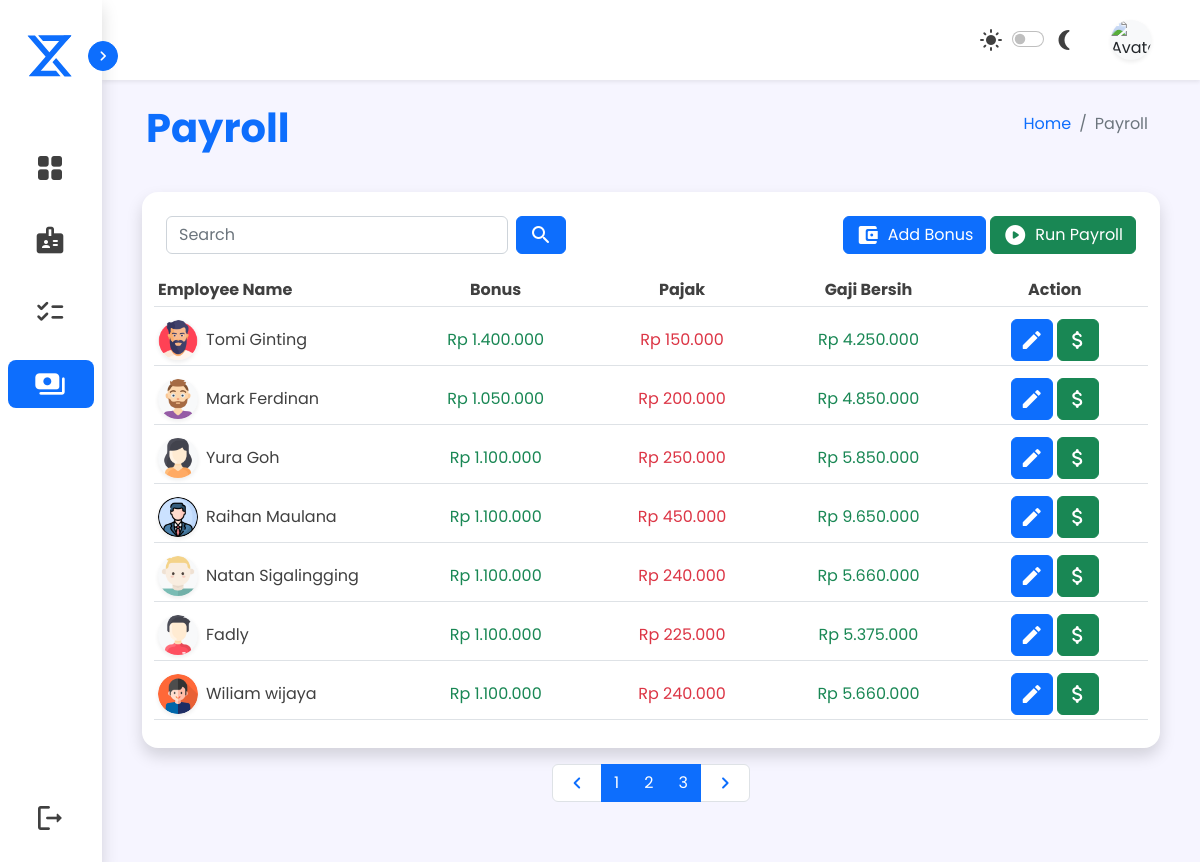
Page /sources/admin/admin-payroll.php (signed in) on the earlier database version.
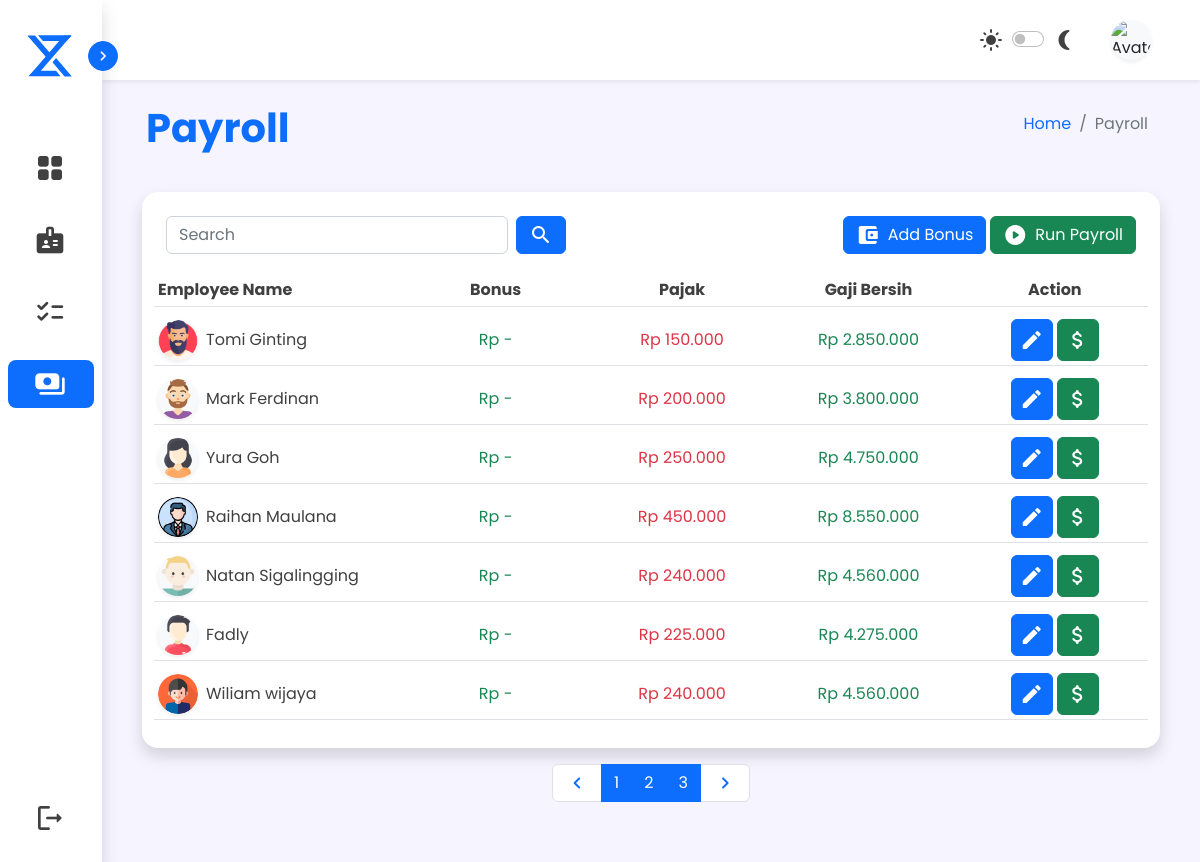
Same page on the later database version.
### tables this page shows
CREATE TABLE `karyawan_tetap` (
  `id` int(20) NOT NULL,
  `kode_karyawan` varchar(7) NOT NULL,
  `nama` varchar(50) NOT NULL,
  `nip` varchar(20) NOT NULL,
  `tanggal` date NOT NULL,
  `tempat` varchar(20) NOT NULL,
  `alamat` varchar(150) NOT NULL,
  `foto` varchar(100) NOT NULL,
  `posisi` varchar(20) NOT NULL,
  `jenis_kelamin` varchar(10) NOT NULL,
  `gaji` bigint(30) NOT NULL
);

CREATE TABLE `daftar_gaji` (
  `id` int(11) NOT NULL,
  `kode_karyawan` varchar(10) NOT NULL,
  `nama` varchar(50) NOT NULL,
  `invoice` varchar(12) NOT NULL,
  `bulan` varchar(20) NOT NULL,
  `date_lengkap` varchar(20) NOT NULL,
  `gaji_pokok` bigint(50) NOT NULL,
  `bonus` bigint(50) NOT NULL,
  `pajak` bigint(50) NOT NULL,
  `gaji_bersih` bigint(50) NOT NULL
);

### sources/admin/admin-payroll.php (the view, shortened to what the changed rows need)
<!DOCTYPE html>
<html lang="en">
<head>
    <link href="https://cdn.jsdelivr.net/npm/bootstrap@5.2.2/dist/css/bootstrap.min.css" rel="stylesheet" />
    <link rel="stylesheet" href="../../assets/style/main.css">
</head>
<?php
include '../../php/koneksi.php';
?>
<body class="d-none">
    <div class="content col d-flex flex-column gap-3 mb-5">
        <div class="d-flex flex-column gap-4 px-2">
            <div class="d-flex header my-2 mx-0 mx-lg-4 px-1">
                <div class="d-flex flex-column flex-lg-row col justify-content-between px-1 px-lg-2">
                    <h1 class="fw-bold header">Payroll</h1>
                </div>
            </div>
            <div class="d-flex flex-column mx-0 mx-lg-4 px-2 gap-3">
                <div class="flex-container rounded-4 shadow border-0 p-2">
                    <form action="" method="post" id="form1">
                        <table class="table table-hover">
                            <thead>
                                <tr class="d-flex col p-1">
                                    <th class="col-8 col-sm-4 col-md-3 p-1 align-items-center d-flex text">
                                        Employee Name
                                    </th>
                                    <th class="col d-none d-md-flex p-1 align-items-center justify-content-center text">
                                        Bonus</th>
                                    <th class="col d-none d-md-flex p-1 align-items-center justify-content-center text">
                                        Pajak
                                    </th>
                                    <th class="col d-none d-sm-flex p-1 align-items-center justify-content-center text">
                                        Gaji Bersih
                                    </th>
                                    <th class="col d-flex p-1 align-items-center justify-content-center gap-1 text">
                                        Action
                                    </th>
                                </tr>
                            </thead>
                            <tbody>
                                <?php
                                $batas = 7;
                                $halaman = isset($_GET['halaman']) ? (int)$_GET['halaman'] : 1;
                                $halaman_awal = ($halaman > 1) ? ($halaman * $batas) - $batas : 0;
                                if (isset($_POST['send'])) {
                                    $keyword = $_POST['cari'];
                                    $user2 = mysqli_query($koneksi, "SELECT * FROM karyawan_tetap, daftar_gaji WHERE karyawan_tetap.kode_karyawan = daftar_gaji.kode_karyawan
                                AND karyawan_tetap.nama LIKE '%$keyword%'");
                                } else {
                                    $user2 = mysqli_query($koneksi, "SELECT * FROM karyawan_tetap, daftar_gaji WHERE karyawan_tetap.kode_karyawan = daftar_gaji.kode_karyawan limit $halaman_awal, $batas");
                                }
                                while ($u = mysqli_fetch_assoc($user2)) :
                                ?>
                                    <tr class="d-flex col p-1">
                                        <td class="col-8 col-sm-4 col-md-3 d-flex gap-2 p-1 align-items-center">
                                            <img id="profile-img" src="../user-img/<?= $u['foto'] ?>" class="rounded-circle bg-light shadow-sm" alt="Avatar" />
                                            <span class="text"><?= $u['nama'] ?></span>
                                        </td>
                                        <td class="col d-none d-md-flex p-1 align-items-center justify-content-center text">
                                            <span class="text-success">Rp
                                                <?php if ($u['bonus'] < 1) {
                                                    $bonus = "-";
                                                    echo $bonus;
                                                } else {
                                                    $bonus = $u['bonus'] * 1000;
                                                    echo number_format($bonus, 0, ".", ".");
                                                }
                                                ?>
                                            </span>
                                        </td>
                                        <?php $pajak = ($u['gaji_pokok'] * 1000) * 0.05 ?>
                                        <td class="col d-none d-md-flex p-1 align-items-center justify-content-center text">
                                            <span class="text-danger">Rp <?= number_format($pajak, 0, ".", "."); ?></span>
                                        </td>
                                        <?php
                                        $pajak = $u['gaji_pokok'] * 0.05;
                                        $gaji = ($u['gaji_pokok'] - $pajak + $u['bonus']) * 1000;
                                        ?>
                                        <td class="col d-none d-sm-flex p-1 align-items-center justify-content-center text">
                                            <span class="text-success">Rp <?= number_format($gaji, 0, ".", "."); ?></span>
                                        </td>
                                        <td class="col d-flex p-1 align-items-center justify-content-center gap-1">
                                            <a href="admin-payroll-edit.php?kode=<?= $u['kode_karyawan'] ?>" type="button" class="btn btn-primary d-flex align-items-center p-md-2 p-1" title="edit">
                                                <i class="material-icons-round">&#xe3c9</i>
                                            </a>
                                            <a type="button" name="bayarGaji" href="admin-payroll.php?kode=<?= $u['kode_karyawan'] ?>" class="btn btn-success d-flex align-items-center p-md-2 p-1" title="delete" onclick="return confirm('Apakah anda ingin membayar gaji <?= $u['nama'] ?> ?')">
                                                <i class="material-icons-round">&#xe227</i>
                                            </a>
                                        </td>
                                    </tr>
                                <?php endwhile; ?>
                            </tbody>
                        </table>
                </div>
            </div>
        </div>
    </div>
</body>
</html>
</html>

Differences in the rows shown:
changed through a linked row, karyawan_tetap "Tomi Ginting": daftar_gaji.gaji_pokok+bonus "4.250.000" → "2.850.000"; daftar_gaji.bonus "1.400.000" → "-"
changed through a linked row, karyawan_tetap "Mark Ferdinan": daftar_gaji.gaji_pokok+bonus "4.850.000" → "3.800.000"; daftar_gaji.bonus "1.050.000" → "-"
changed through a linked row, karyawan_tetap "Yura Goh": daftar_gaji.gaji_pokok+bonus "5.850.000" → "4.750.000"; daftar_gaji.bonus "1.100.000" → "-"
changed through a linked row, karyawan_tetap "Raihan Maulana": daftar_gaji.gaji_pokok+bonus "9.650.000" → "8.550.000"; daftar_gaji.bonus "1.100.000" → "-"
changed through a linked row, karyawan_tetap "Natan Sigalingging": daftar_gaji.gaji_pokok+bonus "5.660.000" → "4.560.000"; daftar_gaji.bonus "1.100.000" → "-"
changed through a linked row, karyawan_tetap "Fadly": daftar_gaji.gaji_pokok+bonus "5.375.000" → "4.275.000"; daftar_gaji.bonus "1.100.000" → "-"
changed through a linked row, karyawan_tetap "Wiliam wijaya": daftar_gaji.gaji_pokok+bonus "5.660.000" → "4.560.000"; daftar_gaji.bonus "1.100.000" → "-"
